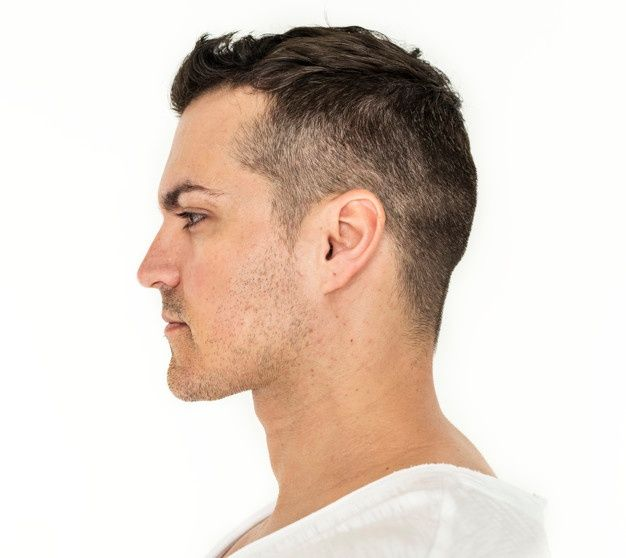
#> input picture Images/Face.jpg, 626 x 558 px
$ python -i face_blending.py   (imports and definitions only)
#> lines starting #> are read from the running program, lines starting #| are printed output that depends on the picture; after the words box and inside, x2 and y2 are one past the last pixel; in counts of white or black regions, pixels touching at a corner belong together
#> further down, picture is the input picture: shape (558, 626, 3); mean B, G, R 198, 208.7, 223.1
import cv2
import numpy as np

# [7 lines left out: function load_resize_images, not called in this run]

def get_face_mask(face_img):
    gray = cv2.cvtColor(face_img, cv2.COLOR_BGR2GRAY)
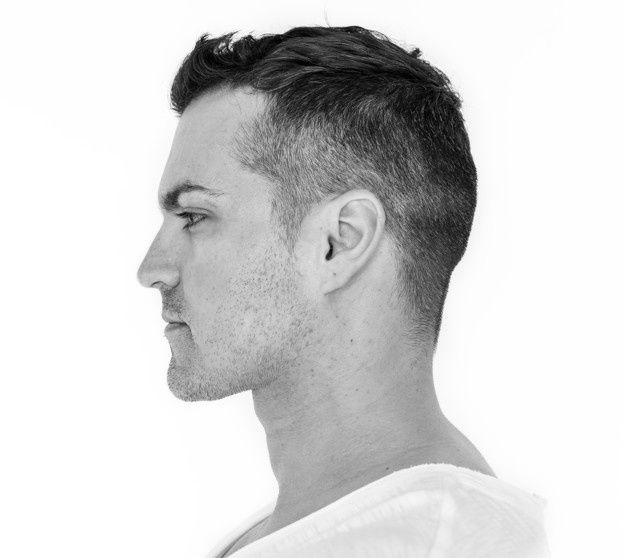
#> gray: shape (558, 626); min 0, max 255, mean 211.9

    kernel = cv2.getStructuringElement(cv2.MORPH_ELLIPSE, (5,5))

    # Detect face region: white bg threshold
    _, mask = cv2.threshold(gray, 240, 255, cv2.THRESH_BINARY_INV)
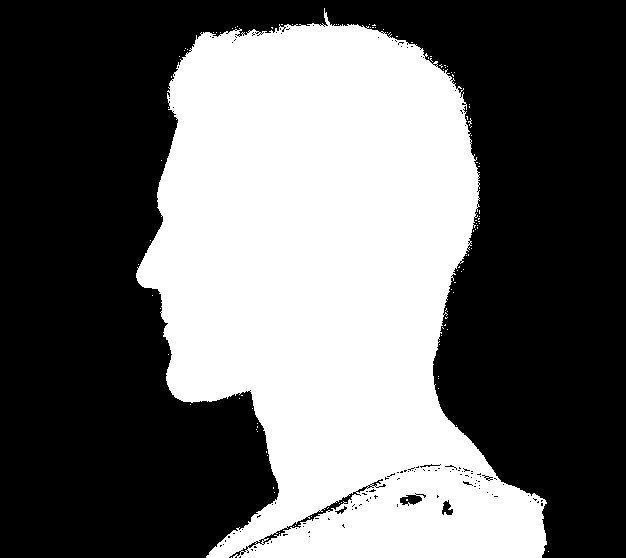
#> mask: shape (558, 626); 41.4% white; 109 white regions (108 under 20 px), largest, box (x1, y1, x2, y2) and area: (136, 8, 547, 558) 144408

    # Smooth edge so blending looks soft
    mask = cv2.GaussianBlur(mask, (15, 15), 0)
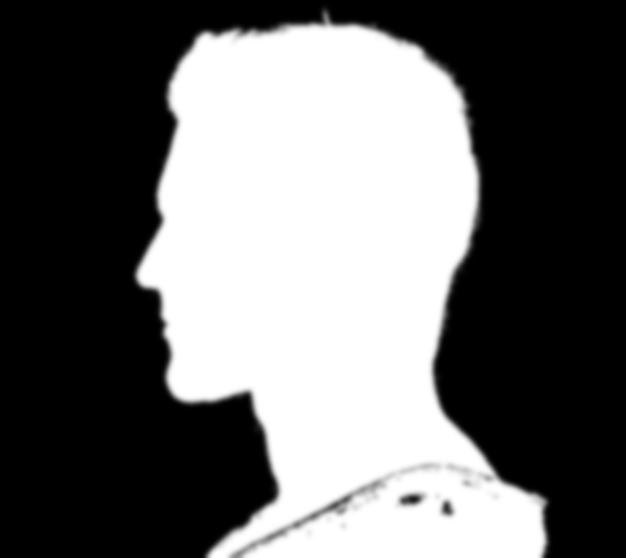
#> mask: shape (558, 626); min 0, max 255, mean 105.6
    mask = cv2.dilate(mask, kernel, iterations=5)
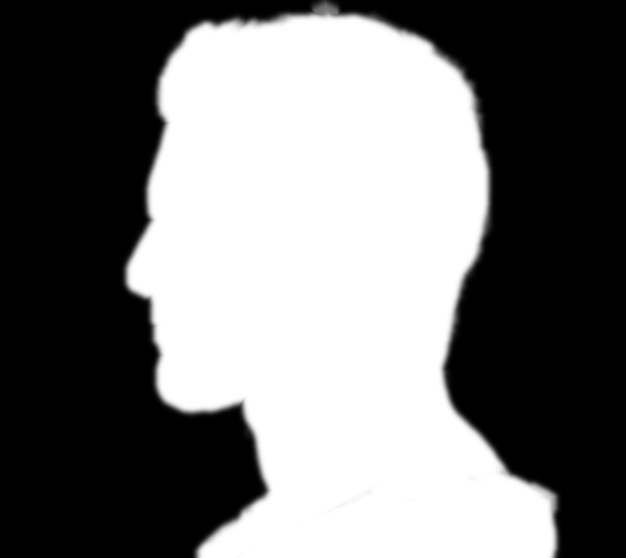
#> mask: shape (558, 626); min 0, max 255, mean 118
    mask = cv2.erode(mask, kernel, iterations=5)

    mask_f = mask.astype(np.float32) / 255.0
    return mask, mask_f

# [38 lines left out: functions alpha_blend_face_only, perform_or_operation, main, not called in this run]

# [2 lines not run here, left out]

>>> import cv2
>>> picture = cv2.imread('../Images/Face.jpg')
>>> result = get_face_mask(picture)
